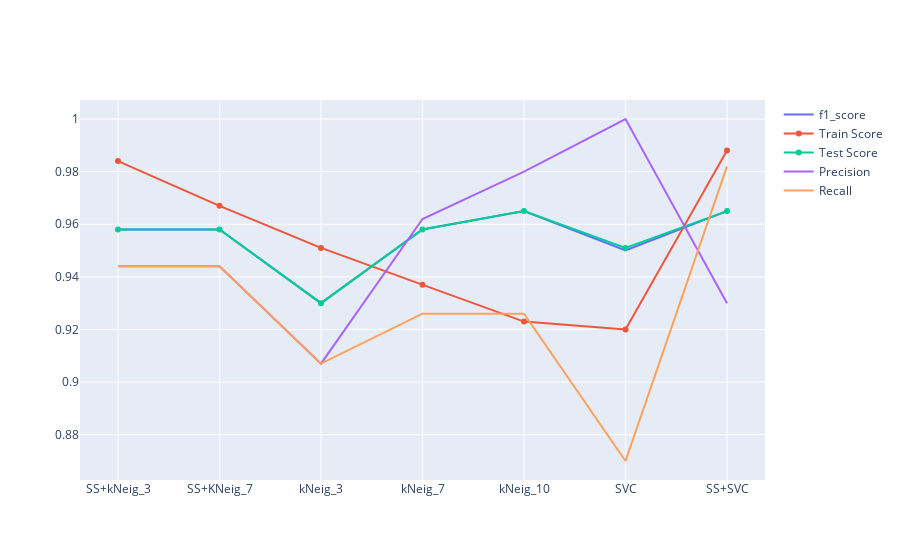

Notebook source saved alongside this figure:
### Code cell
# comaparaison des performances des cinq classifiers selon les différentes metrics
import plotly.graph_objs as go

#from plotly.offline import init_notebook_mode, iplot, plot
#import plotly as py


figPipe = go.Figure()
figPipe.add_trace(go.Scatter(x=df["Pipe"], y=df["f1_score"],
                    mode='lines',
                    name='f1_score'))
figPipe.add_trace(go.Scatter(x=df["Pipe"], y=df["Train Score"],
                    mode='lines+markers',
                    name='Train Score'))
figPipe.add_trace(go.Scatter(x=df["Pipe"], y=df["Test Score"],
                    #mode='lines+markers',
                    name='Test Score'))
figPipe.add_trace(go.Scatter(x=df["Pipe"], y=df["Precision"],
                    mode='lines',
                    name='Precision'))
figPipe.add_trace(go.Scatter(x=df["Pipe"], y=df["Recall"],
                    mode='lines',
                    name='Recall'))

### Figure 1 — Plotly figure (JSON) as saved in the notebook; plotly's stock layout.template omitted (floating-point values rounded to 4 significant figures)
{"data": [{"mode": "lines", "name": "f1_score", "type": "scatter", "x": ["SS+kNeig_3", "SS+KNeig_7", "kNeig_3", "kNeig_7", "kNeig_10", "SVC", "SS+SVC"], "y": [0.958, 0.958, 0.93, 0.958, 0.965, 0.95, 0.965]}, {"mode": "lines+markers", "name": "Train Score", "type": "scatter", "x": ["SS+kNeig_3", "SS+KNeig_7", "kNeig_3", "kNeig_7", "kNeig_10", "SVC", "SS+SVC"], "y": [0.984, 0.967, 0.951, 0.937, 0.923, 0.92, 0.988]}, {"name": "Test Score", "type": "scatter", "x": ["SS+kNeig_3", "SS+KNeig_7", "kNeig_3", "kNeig_7", "kNeig_10", "SVC", "SS+SVC"], "y": [0.958, 0.958, 0.93, 0.958, 0.965, 0.951, 0.965]}, {"mode": "lines", "name": "Precision", "type": "scatter", "x": ["SS+kNeig_3", "SS+KNeig_7", "kNeig_3", "kNeig_7", "kNeig_10", "SVC", "SS+SVC"], "y": [0.944, 0.944, 0.907, 0.962, 0.98, 1, 0.93]}, {"mode": "lines", "name": "Recall", "type": "scatter", "x": ["SS+kNeig_3", "SS+KNeig_7", "kNeig_3", "kNeig_7", "kNeig_10", "SVC", "SS+SVC"], "y": [0.944, 0.944, 0.907, 0.926, 0.926, 0.87, 0.982]}], "layout": {}}
